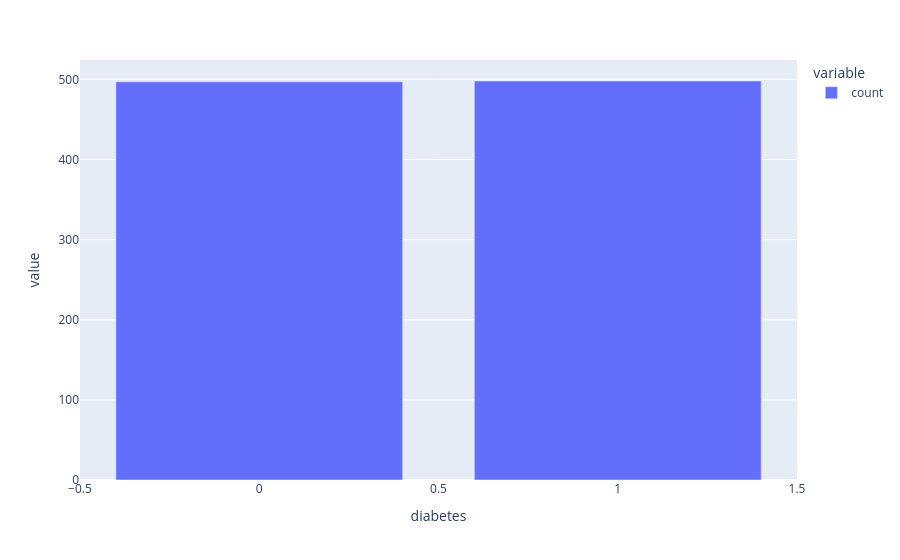

The notebook cell this image was saved under:
### Markdown cell above
### Target EDA

### Code cell
px.bar(df.value_counts('diabetes'))

### Figure 1 — Plotly figure (JSON) as saved in the notebook; plotly's stock layout.template omitted (floating-point values rounded to 4 significant figures)
{"data": [{"hovertemplate": "variable=count<br>diabetes=%{x}<br>value=%{y}<extra></extra>", "legendgroup": "count", "marker": {"color": "#636efa", "pattern": {"shape": ""}}, "name": "count", "orientation": "v", "showlegend": true, "textposition": "auto", "type": "bar", "x": [1, 0], "xaxis": "x", "y": [498, 497], "yaxis": "y"}], "layout": {"barmode": "relative", "legend": {"title": {"text": "variable"}, "tracegroupgap": 0}, "margin": {"t": 60}, "xaxis": {"anchor": "y", "domain": [0, 1], "title": {"text": "diabetes"}}, "yaxis": {"anchor": "x", "domain": [0, 1], "title": {"text": "value"}}}}
